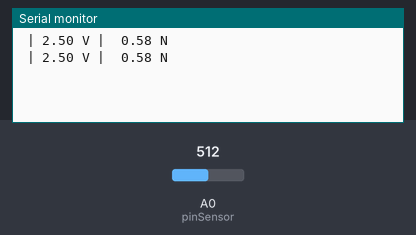
Bench run of a sketch on a simulated Arduino Uno, built with avr-gcc and run on an emulated ATmega328P. Parts: the last lines printed to the serial monitor. Inputs (shaded band) come from the test bench; at power-on: A0 (pinSensor) = 512.

Above: at 1.8 s.
1.9 s: A0 (pinSensor) set to 716
At 2.8 s:
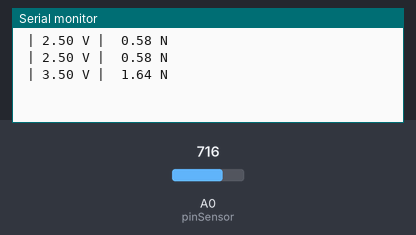
3.4 s: A0 (pinSensor) set to 900
At 4.5 s:
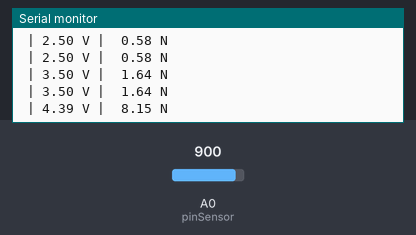
Timing chart, 0 to 6.4 s (numbered marks = the images above; inputs shaded):
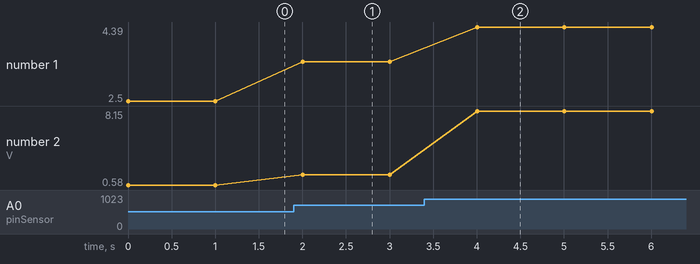

Measured:
- after the input at 1.9 s, the serial monitor: prints a new line after 0.10 s (image 1)
- after the input at 3.4 s, the serial monitor: prints a new line after 0.60 s (image 2)
- plotted number 1: 2.5 → 3.5 after the input at 1.9 s, 3.5 → 4.39 after the input at 3.4 s
- plotted number 2: 0.58 → 1.64 after the input at 1.9 s, 1.64 → 8.15 after the input at 3.4 s

The sketch:

CodigoEspecifico.ino
```cpp
const int pinSensor = A0;
// Array com pontos específicos de tensão e força
float tensoes[] = {0.0,2.02, 2.9, 3.46,3.82, 3.91, 4.04,4.21, 4.32,4.36,4.41, 4.47};
float forcas[] = {0.0,0.35, 0.77, 1.53,2.58, 2.99, 3.78,5.23, 6.76,7.42,8.48, 10.0};

void setup() {
  Serial.begin(9600);
}

void loop() {
  int valorBruto = analogRead(pinSensor); // Lê o valor bruto do ADC
  float tensao = valorBruto * (5.0 / 1024.0); // Converte o valor bruto para tensão (5V)

  // Cálculo da força
  float forca = interpolarForca(tensao);

  // Exibe os valores de tensão e força no serial
  Serial.print(" | ");
  Serial.print(tensao, 2); // Exibe a tensão com 2 casas decimais
  Serial.print(" V |  ");
  Serial.print(forca, 2);  // Exibe a força com 2 casas decimais
  Serial.println(" N");

  delay(1000);
}

// Função de interpolação linear
float interpolarForca(float tensao) {
  // Interpolação linear entre os pontos conhecidos
  for (int i = 0; i < 11; i++) { // Atualizado para corresponder ao tamanho do array
    if (tensao >= tensoes[i] && tensao < tensoes[i + 1]) {
      // A interpolação linear é dada pela fórmula:
      // f = f1 + (tensao - t1) * (f2 - f1) / (t2 - t1)
      return forcas[i] + (tensao - tensoes[i]) * (forcas[i + 1] - forcas[i]) / (tensoes[i + 1] - tensoes[i]);
    }
  }
}
```
